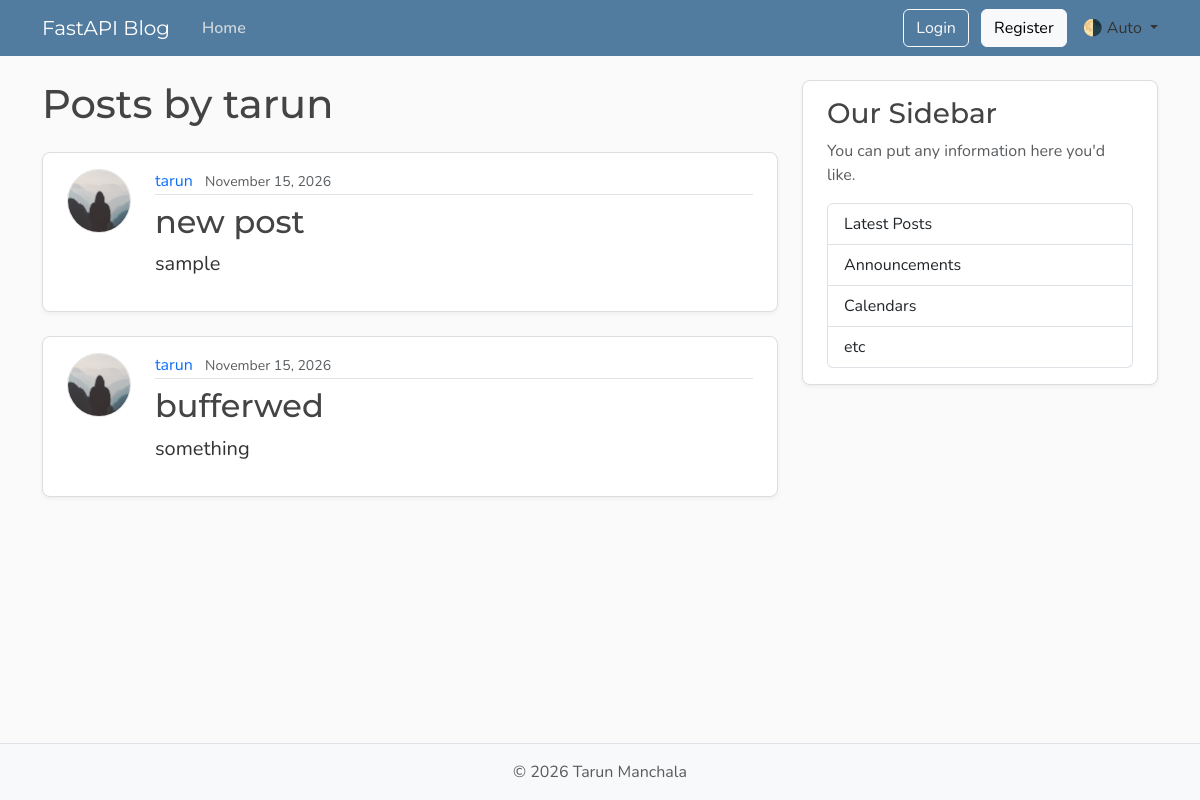
Before: /users/1/posts with the older database file.
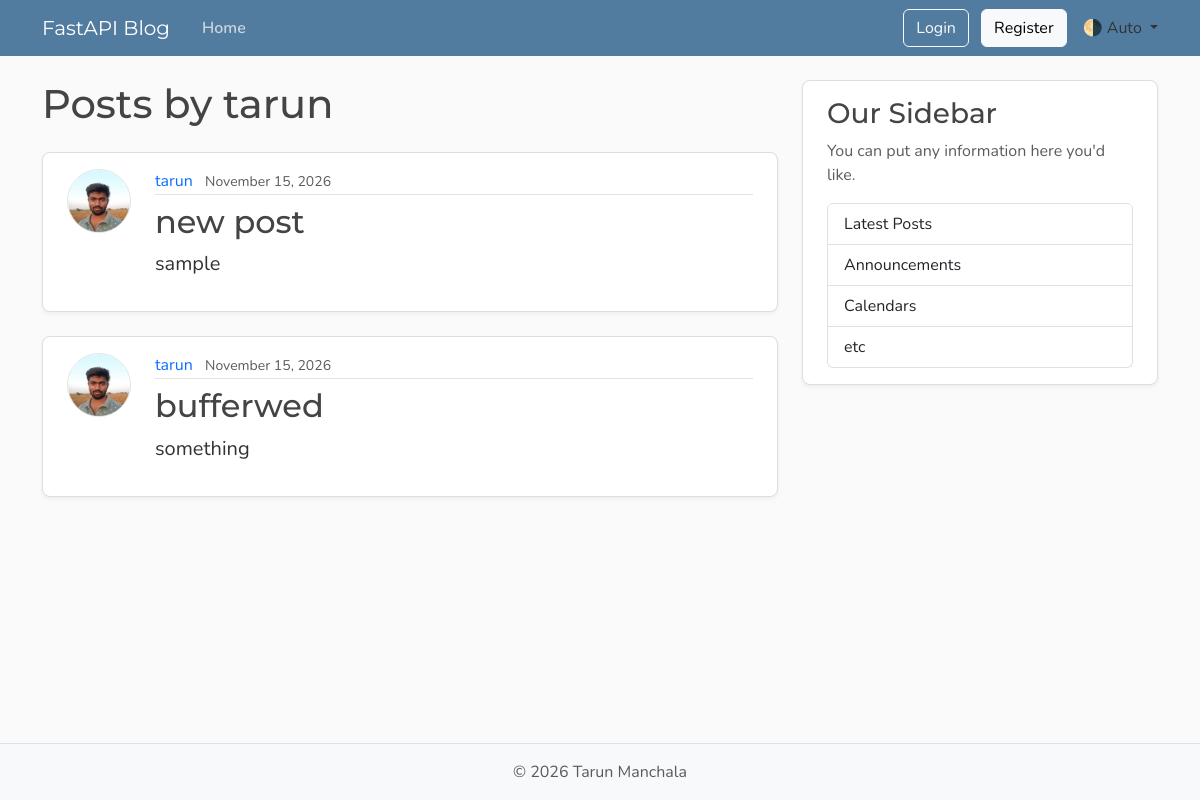
After: the same page with the newer database file.
### models.py (models this page shows, shortened)
class Post(Base):
    __tablename__ = "posts"
    id: Mapped[int] = mapped_column(Integer, primary_key=True, index=True)
    title: Mapped[str] = mapped_column(String(100), nullable=False)
    content: Mapped[str] = mapped_column(Text, nullable=False)
    user_id: Mapped[int] = mapped_column(
        ForeignKey("users.id"),
        nullable=False,
        index=True,
    )
    date_posted: Mapped[datetime] = mapped_column(
        DateTime(timezone=True),
        default=lambda: datetime.now(UTC),
    )
    author: Mapped[User] = relationship(back_populates="posts")

class User(Base):
    __tablename__ = "users"
    id: Mapped[int] = mapped_column(Integer, primary_key=True, index=True)
    username: Mapped[str] = mapped_column(String(50), unique=True, nullable=False)
    email: Mapped[str] = mapped_column(String(120), unique=True, nullable=False)
    password_hash : Mapped[str] = mapped_column(String(120), unique=True, nullable=False)
    image_file: Mapped[str | None] = mapped_column(
        String(200),
        nullable=True,
        default=None,
    )
    posts: Mapped[list[Post]] = relationship(back_populates="author", cascade="all, delete-orphan")

### main.py (the view)
@app.get("/users/{user_id}/posts", include_in_schema=False, name="user_posts")
async def user_posts_page(
    request: Request,
    user_id: int,
    db: Annotated[AsyncSession, Depends(get_db)],
):
    result = await db.execute(select(models.User).where(models.User.id == user_id))
    user = result.scalars().first()
    if not user:
        raise HTTPException(
            status_code=status.HTTP_404_NOT_FOUND,
            detail="User not found",
        )
    result = await db.execute(
        select(models.Post)
        .options(selectinload(models.Post.author))
        .where(models.Post.user_id == user_id),
    )
    posts = result.scalars().all()
    return templates.TemplateResponse(
        request,
        "user_posts.html",
        {"posts": posts, "user": user, "title": f"{user.username}'s Posts"},
    )

### templates/user_posts.html
{% extends "layout.html" %}
{% block content %}
  <h1 class="mb-4">Posts by {{ user.username }}</h1>
  {% for post in posts %}
    <article class="content-section py-3 px-4 mb-4">
      <div class="d-flex align-items-start gap-4">
        <img class="rounded-circle article-img flex-shrink-0"
             src="{{ post.author.image_path }}"
             alt="{{ post.author.username }}'s profile picture"
             width="64"
             height="64"
             loading="lazy">
        <div class="flex-grow-1">
          <div class="article-metadata mb-2">
            <a class="me-2"
               href="{{ url_for('user_posts', user_id=post.author.id) }}">{{ post.author.username }}</a>
            <small class="text-body-secondary">{{ post.date_posted.strftime("%B %d, %Y") }}</small>
          </div>
          <h2>
            <a class="article-title"
               href="{{ url_for('post_page', post_id=post.id) }}">{{ post.title }}</a>
          </h2>
          <p class="article-content">{{ post.content }}</p>
        </div>
      </div>
    </article>
  {% else %}
    <p class="text-body-secondary">No posts by this user yet.</p>
  {% endfor %}
{% endblock content %}

Changed rows visible on the page:
changed through a linked row, Post "new post": author.image_path: picture added in place of a placeholder
changed through a linked row, Post "bufferwed": author.image_path: picture added in place of a placeholder
